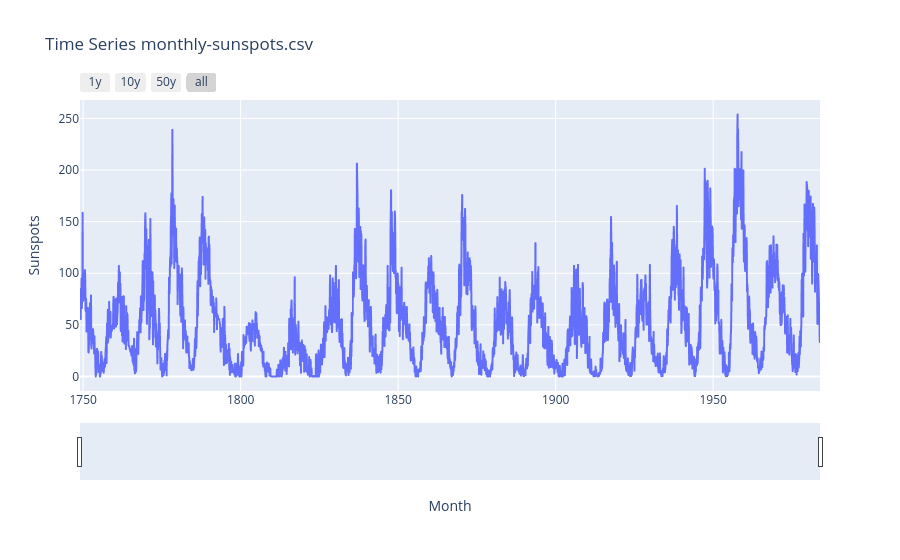

Notebook source saved alongside this figure:
### Markdown cell above
### 1.2. Signal Visualization

### Code cell
# https://plotly.com/python/time-series/#time-series-with-range-selector-buttons

fig = px.line(df, x='Month', y="Sunspots",title='Time Series monthly-sunspots.csv')
# fig.update_layout(template = "plotly_dark")
fig.update_xaxes(
    rangeslider_visible=True,
    rangeselector=dict(
        buttons=list([
            dict(count=1, label="1y", step="year", stepmode="backward"),
            dict(count=10, label="10y", step="year", stepmode="backward"),
            dict(count=50, label="50y", step="year", stepmode="backward"),
            dict(step="all")
        ])
    )
)
# fig.update_layout(template = "plotly_dark")
# fig.update_traces(line_color = "red")
fig.show()

### Figure 1 — Plotly figure (JSON) as saved in the notebook; plotly's stock layout.template omitted (floating-point values rounded to 4 significant figures; data arrays with more than 128 entries replaced by an {"elided": "..."} marker saying what was removed)
{"data": [{"hovertemplate": "Month=%{x}<br>Sunspots=%{y}<extra></extra>", "legendgroup": "", "line": {"color": "#636efa", "dash": "solid"}, "marker": {"symbol": "circle"}, "mode": "lines", "name": "", "showlegend": false, "type": "scattergl", "x": {"elided": "2820 str values"}, "xaxis": "x", "y": {"elided": "2820 float values"}, "yaxis": "y"}], "layout": {"legend": {"tracegroupgap": 0}, "title": {"text": "Time Series monthly-sunspots.csv"}, "xaxis": {"anchor": "y", "domain": [0, 1], "rangeselector": {"buttons": [{"count": 1, "label": "1y", "step": "year", "stepmode": "backward"}, {"count": 10, "label": "10y", "step": "year", "stepmode": "backward"}, {"count": 50, "label": "50y", "step": "year", "stepmode": "backward"}, {"step": "all"}]}, "rangeslider": {"visible": true}, "title": {"text": "Month"}}, "yaxis": {"anchor": "x", "domain": [0, 1], "title": {"text": "Sunspots"}}}}
